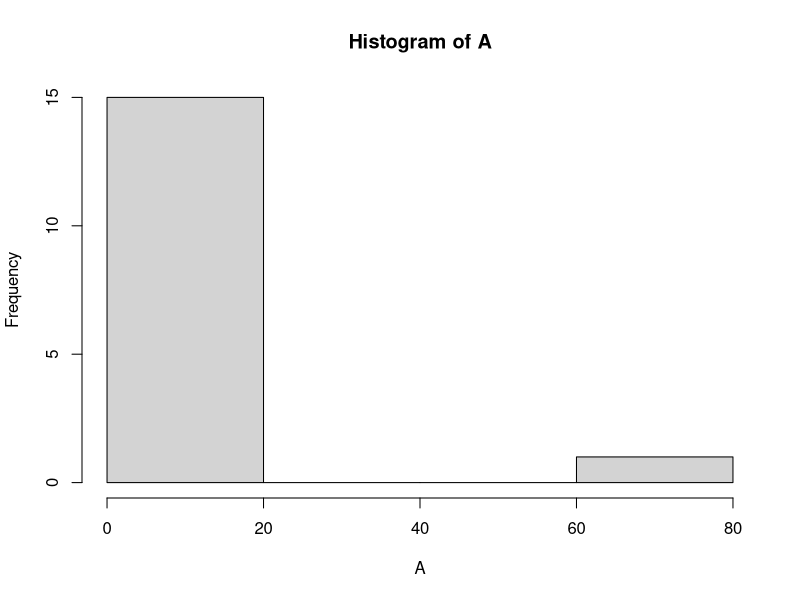

Write R code to recreate this figure.
library(dplyr) 

A <- c(1, 3, 2, 1, 3, 2, 75, 1, 3, 2, 2, 1, 2, 3, 2, 1)
View (A)

# 1.	Create a histogram of the data distribution. 
# You may create it by hand or any software.  Can you see the outliers visually? 
# Which one(s)? 

library(ggplot2)
hist(A)
# Outlier has the value of 75

# 2.	Compute the Z-value of each data point.
# Which of these values can be considered the most extreme value?

Data <- data.frame(A)

Data %>% 
  mutate(zscore = (A- mean(A))/sd(A))

# 3.	Determine the nearest neighbor (k=1) of each data point. 
# Which data points have the largest value of the nearest neighbor distance?  
# Are they the correct outliers? 
library(FNN)
get.knn(Data, k=1,algorithm=c("brute"))

# The data show that value with index [7] have the largest value of the nearest 
# neighbor distance. Thus it is a outlier.

# 4.	Apply a k-means clustering algorithm (k=2) to the data set.
# Which data points lie furthest from the two means (the centroids of the two 
# clusters) found? Are they the correct outliers? 

clusters <- kmeans(Data[,1], 2)

str(clusters)
Data$Borough <- as.factor(clusters$cluster)

clusters[["centers"]]
